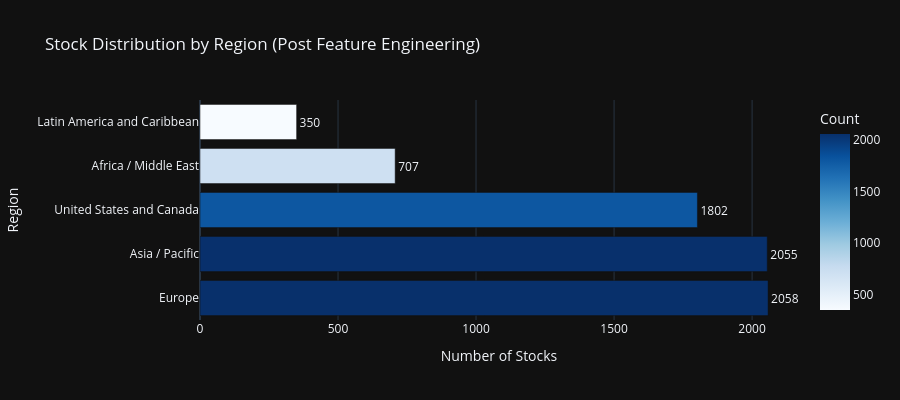
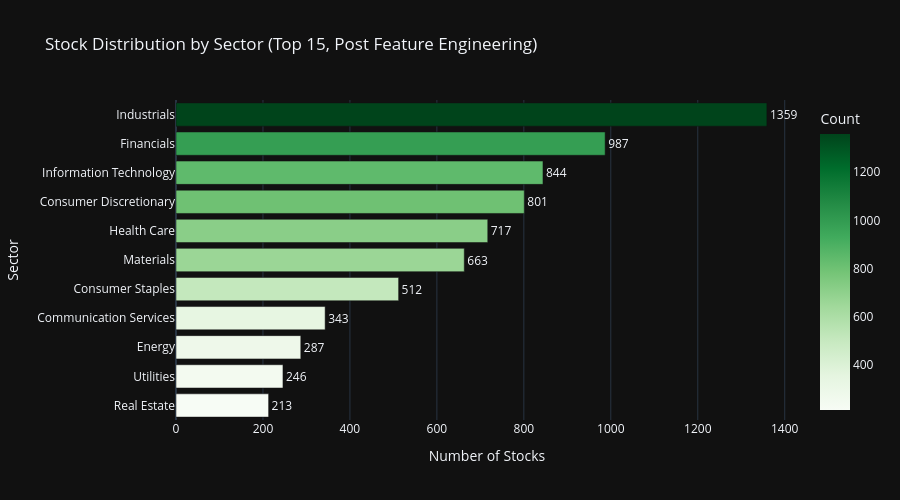
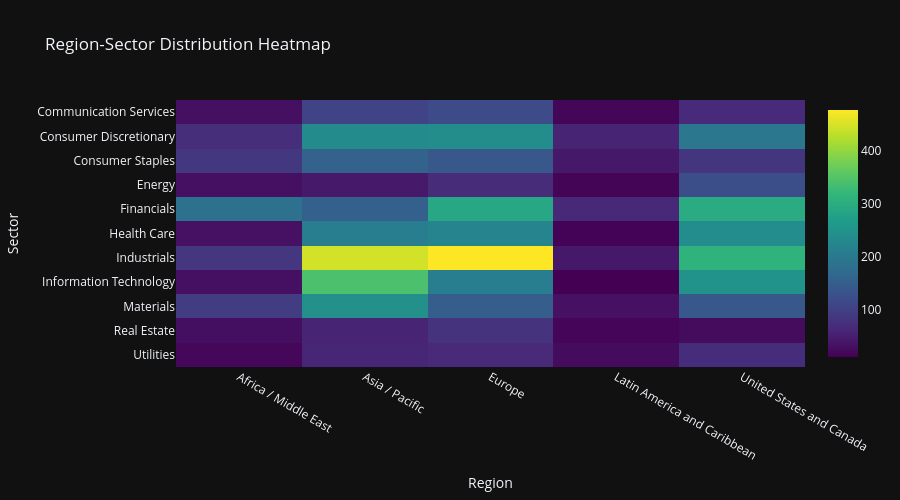
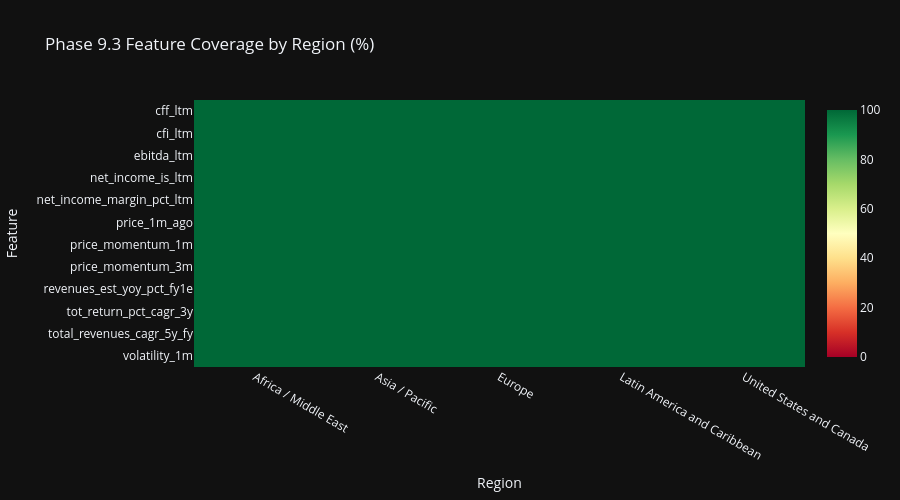

Here is the notebook cell these charts were saved with, in order:
### Markdown cell above
## Cell 7: Region & Sector Analytics with Feature Coverage

Section 17 compliant Plotly visualizations with dark theme.
Enhanced with Phase 9.3 feature analytics by region and sector.

### Code cell
# ============================================================================
# Cell 7: Region & Sector Analytics with Feature Coverage
# ============================================================================

print('=' * 80)
print('REGION & SECTOR ANALYTICS WITH FEATURE COVERAGE')
print('=' * 80)

# Use all_stocks_features (post feature engineering) for analytics
df_analytics = all_stocks_preprocessed

# Region distribution
if 'region' in df_analytics.columns:
    region_counts = df_analytics['region'].value_counts().reset_index()
    region_counts.columns = ['Region', 'Count']
    region_counts['Percentage'] = (region_counts['Count'] / region_counts['Count'].sum() * 100).round(1)

    fig_region = px.bar(
            region_counts,
            x='Count',
            y='Region',
            orientation='h',
            title='Stock Distribution by Region (Post Feature Engineering)',
            template=PLOTLY_TEMPLATE,
            color='Count',
            color_continuous_scale='Blues',
            text='Count',
            )
    fig_region.update_traces(
            textposition='outside',
            hovertemplate='<b>%{y}</b><br>Count: %{x}<br>Percentage: %{customdata[0]:.1f}%',
            customdata=region_counts[['Percentage']].values
            )
    fig_region.update_layout(
            xaxis_title='Number of Stocks',
            yaxis_title='Region',
            height=400,
            showlegend=False,
            )
    fig_region.show()

# Sector distribution (using TOP_N_SECTORS constant)
if 'sector' in df_analytics.columns:
    sector_counts = df_analytics['sector'].value_counts().head(TOP_N_SECTORS).reset_index()
    sector_counts.columns = ['Sector', 'Count']
    sector_counts['Percentage'] = (sector_counts['Count'] / len(df_analytics) * 100).round(1)

    fig_sector = px.bar(
            sector_counts.sort_values('Count'),
            x='Count',
            y='Sector',
            orientation='h',
            title=f'Stock Distribution by Sector (Top {TOP_N_SECTORS}, Post Feature Engineering)',
            template=PLOTLY_TEMPLATE,
            color='Count',
            color_continuous_scale='Greens',
            text='Count',
            )
    fig_sector.update_traces(
            textposition='outside',
            hovertemplate='<b>%{y}</b><br>Count: %{x}<br>Percentage: %{customdata[0]:.1f}%',
            customdata=sector_counts.sort_values('Count')[['Percentage']].values
            )
    fig_sector.update_layout(
            xaxis_title='Number of Stocks',
            yaxis_title='Sector',
            height=500,
            showlegend=False,
            )
    fig_sector.show()

# Region-Sector Heatmap
if 'region' in df_analytics.columns and 'sector' in df_analytics.columns:
    cross_tab = pd.crosstab(
            df_analytics['sector'],
            df_analytics['region']
            ).head(12)

    fig_heatmap = px.imshow(
            cross_tab,
            title='Region-Sector Distribution Heatmap',
            template=PLOTLY_TEMPLATE,
            color_continuous_scale='Viridis',
            aspect='auto',
            )
    fig_heatmap.update_layout(
            xaxis_title='Region',
            yaxis_title='Sector',
            height=500,
            )
    fig_heatmap.show()

print('\n✓ Distribution visualizations complete')

# ============================================================================
# Feature Coverage Analytics by Region and Sector
# ============================================================================
print('\n' + '=' * 80)
print('📊 PHASE 9.3 FEATURE ANALYTICS BY REGION & SECTOR')
print('=' * 80)

# Define key Phase 9.3 features for analysis (schema-driven from PHASE93_FEATURE_INPUTS)
# Select representative features from each category for coverage analysis
# Define key Phase 9.3 features for analysis (schema-driven from PHASE93_FEATURE_INPUTS)
# Use all 6 categories comprehensively for complete coverage
key_phase93_features = (
        PHASE93_FEATURE_INPUTS.get('profitability', [])[:5] +  # Margins, EBITDA, EBIT, net income
        PHASE93_FEATURE_INPUTS.get('valuation', [])[:5] +  # P/E, P/B, EV ratios
        PHASE93_FEATURE_INPUTS.get('momentum', [])[:5] +  # Price changes, returns
        PHASE93_FEATURE_INPUTS.get('quality_risk', [])[:5] +  # Altman Z, ROE, ROA, volatility
        PHASE93_FEATURE_INPUTS.get('cash_flow', [])[:5] +  # CFO, FCF, CFI, CFF
        PHASE93_FEATURE_INPUTS.get('growth', [])  # Revenue CAGR, growth estimates (all)
)
# Map input columns to engineered feature names where applicable
feature_mapping = {
    'return_on_equity_pct_ltm': 'roe',
    'return_on_assets_roa_pct_ltm': 'roa',
    'p_e_ltm': 'p_e_ratio',
    'p_e_ntm': 'p_e_ratio',
    'ev_ebitda_ltm': 'ev_ebitda_ratio',
    'altman_z_score_ltm': 'altman_z_score',
    'price_chg_pct_1m': 'price_momentum_1m',
    'price_chg_pct_3m': 'price_momentum_3m',
    }
# Build list using both raw and engineered feature names
available_phase93 = list(set([
                                 f for f in key_phase93_features if f in df_analytics.columns
                                 ] + [
                                 feature_mapping.get(f, f) for f in key_phase93_features
                                 if feature_mapping.get(f, f) in df_analytics.columns
                                 ]))[:12]  # Limit to 12 for visualization clarity

if available_phase93 and 'region' in df_analytics.columns:
    print(f'\n📍 Feature Coverage by Region ({len(available_phase93)} key features):')

    # Calculate non-null percentage per region for each feature
    region_coverage_data = []
    for region in df_analytics['region'].unique():
        region_df = df_analytics[df_analytics['region'] == region]
        region_count = len(region_df)

        for feat in available_phase93:
            non_null = region_df[feat].notna().sum()
            coverage_pct = (non_null / region_count * 100) if region_count > 0 else 0
            region_coverage_data.append({
                'Region': region,
                'Feature': feat,
                'Coverage %': round(coverage_pct, 1),
                'Non-Null': non_null,
                'Total': region_count
                })

    region_coverage_df = pd.DataFrame(region_coverage_data)

    # Pivot for heatmap
    region_pivot = region_coverage_df.pivot(index='Feature', columns='Region', values='Coverage %')

    fig_region_coverage = px.imshow(
            region_pivot,
            title='Phase 9.3 Feature Coverage by Region (%)',
            template=PLOTLY_TEMPLATE,
            color_continuous_scale='RdYlGn',
            zmin=0, zmax=100,
            aspect='auto',
            )
    fig_region_coverage.update_layout(
            xaxis_title='Region',
            yaxis_title='Feature',
            height=500,
            )
    fig_region_coverage.show()

if available_phase93 and 'sector' in df_analytics.columns:
    print(f'\n🏢 Feature Coverage by Sector (Top 10 sectors, {len(available_phase93)} key features):')

    # Get top 10 sectors by count
    top_sectors = df_analytics['sector'].value_counts().head(10).index.tolist()

    # Calculate non-null percentage per sector for each feature
    sector_coverage_data = []
    for sector in top_sectors:
        sector_df = df_analytics[df_analytics['sector'] == sector]
        sector_count = len(sector_df)

        for feat in available_phase93:
            non_null = sector_df[feat].notna().sum()
            coverage_pct = (non_null / sector_count * 100) if sector_count > 0 else 0
            sector_coverage_data.append({
                'Sector': str(sector)[:25],  # Truncate long names
                'Feature': feat,
                'Coverage %': round(coverage_pct, 1),
                'Non-Null': non_null,
                'Total': sector_count
                })

    sector_coverage_df = pd.DataFrame(sector_coverage_data)

    # Pivot for heatmap
    sector_pivot = sector_coverage_df.pivot(index='Feature', columns='Sector', values='Coverage %')

    fig_sector_coverage = px.imshow(
            sector_pivot,
            title='Phase 9.3 Feature Coverage by Sector (%)',
            template=PLOTLY_TEMPLATE,
            color_continuous_scale='RdYlGn',
            zmin=0, zmax=100,
            aspect='auto',
            )
    fig_sector_coverage.update_layout(
            xaxis_title='Sector',
            yaxis_title='Feature',
            height=600,
            )
    fig_sector_coverage.show()

# Feature statistics by region
if available_phase93 and 'region' in df_analytics.columns:
    print(f'\n📊 Key Feature Statistics by Region:')

    # Select 3 key features for detailed statistics
    stat_features = ['roe', 'price_momentum_1m', 'debt_to_equity']
    stat_features = [f for f in stat_features if f in df_analytics.columns]

    if stat_features:
        region_stats = df_analytics.groupby('region')[stat_features].agg(['mean', 'median', 'std']).round(3)
        print(region_stats.to_string())

        # Box plot for ROE by region (if available)
        if 'roe' in df_analytics.columns:
            fig_roe_region = px.box(
                    df_analytics[df_analytics['roe'].notna()],
                    x='region',
                    y='roe',
                    title='Return on Equity (ROE) Distribution by Region',
                    template=PLOTLY_TEMPLATE,
                    color='region',
                    )
            fig_roe_region.update_layout(
                    xaxis_title='Region',
                    yaxis_title='ROE',
                    height=450,
                    showlegend=False,
                    )
            fig_roe_region.show()

print('\n✓ Feature analytics by region and sector complete')

### Figure 1 — Plotly figure (JSON) as saved in the notebook; plotly's stock layout.template omitted (floating-point values rounded to 4 significant figures)
{"data": [{"hovertemplate": "<b>%{y}</b><br>Count: %{x}<br>Percentage: %{customdata[0]:.1f}%", "legendgroup": "", "marker": {"color": [2058, 2055, 1802, 707, 350], "coloraxis": "coloraxis", "pattern": {"shape": ""}}, "name": "", "orientation": "h", "showlegend": false, "text": [2058.0, 2055.0, 1802.0, 707.0, 350.0], "textposition": "outside", "x": [2058, 2055, 1802, 707, 350], "xaxis": "x", "y": ["Europe", "Asia / Pacific", "United States and Canada", "Africa / Middle East", "Latin America and Caribbean"], "yaxis": "y", "type": "bar", "customdata": [[29.5], [29.5], [25.8], [10.1], [5.0]]}], "layout": {"xaxis": {"anchor": "y", "domain": [0.0, 1.0], "title": {"text": "Number of Stocks"}}, "yaxis": {"anchor": "x", "domain": [0.0, 1.0], "title": {"text": "Region"}}, "coloraxis": {"colorbar": {"title": {"text": "Count"}}, "colorscale": [[0.0, "rgb(247,251,255)"], [0.125, "rgb(222,235,247)"], [0.25, "rgb(198,219,239)"], [0.375, "rgb(158,202,225)"], [0.5, "rgb(107,174,214)"], [0.625, "rgb(66,146,198)"], [0.75, "rgb(33,113,181)"], [0.875, "rgb(8,81,156)"], [1.0, "rgb(8,48,107)"]]}, "legend": {"tracegroupgap": 0}, "title": {"text": "Stock Distribution by Region (Post Feature Engineering)"}, "barmode": "relative", "height": 400, "showlegend": false}}

### Figure 2 — Plotly figure (JSON) as saved in the notebook; plotly's stock layout.template omitted (floating-point values rounded to 4 significant figures)
{"data": [{"hovertemplate": "<b>%{y}</b><br>Count: %{x}<br>Percentage: %{customdata[0]:.1f}%", "legendgroup": "", "marker": {"color": [213, 246, 287, 343, 512, 663, 717, 801, 844, 987, 1359], "coloraxis": "coloraxis", "pattern": {"shape": ""}}, "name": "", "orientation": "h", "showlegend": false, "text": [213.0, 246.0, 287.0, 343.0, 512.0, 663.0, 717.0, 801.0, 844.0, 987.0, 1359.0], "textposition": "outside", "x": [213, 246, 287, 343, 512, 663, 717, 801, 844, 987, 1359], "xaxis": "x", "y": ["Real Estate", "Utilities", "Energy", "Communication Services", "Consumer Staples", "Materials", "Health Care", "Consumer Discretionary", "Information Technology", "Financials", "Industrials"], "yaxis": "y", "type": "bar", "customdata": [[3.1], [3.5], [4.1], [4.9], [7.3], [9.5], [10.3], [11.5], [12.1], [14.2], [19.5]]}], "layout": {"xaxis": {"anchor": "y", "domain": [0.0, 1.0], "title": {"text": "Number of Stocks"}}, "yaxis": {"anchor": "x", "domain": [0.0, 1.0], "title": {"text": "Sector"}}, "coloraxis": {"colorbar": {"title": {"text": "Count"}}, "colorscale": [[0.0, "rgb(247,252,245)"], [0.125, "rgb(229,245,224)"], [0.25, "rgb(199,233,192)"], [0.375, "rgb(161,217,155)"], [0.5, "rgb(116,196,118)"], [0.625, "rgb(65,171,93)"], [0.75, "rgb(35,139,69)"], [0.875, "rgb(0,109,44)"], [1.0, "rgb(0,68,27)"]]}, "legend": {"tracegroupgap": 0}, "title": {"text": "Stock Distribution by Sector (Top 15, Post Feature Engineering)"}, "barmode": "relative", "height": 500, "showlegend": false}}

### Figure 3 — Plotly figure (JSON) as saved in the notebook; plotly's stock layout.template omitted (floating-point values rounded to 4 significant figures)
{"data": [{"coloraxis": "coloraxis", "name": "0", "x": ["Africa / Middle East", "Asia / Pacific", "Europe", "Latin America and Caribbean", "United States and Canada"], "y": ["Communication Services", "Consumer Discretionary", "Consumer Staples", "Energy", "Financials", "Health Care", "Industrials", "Information Technology", "Materials", "Real Estate", "Utilities"], "z": [[32, 105, 119, 18, 69], [73, 235, 239, 58, 196], [88, 158, 139, 43, 84], [32, 44, 70, 17, 124], [185, 153, 288, 65, 296], [33, 210, 222, 15, 237], [85, 445, 476, 43, 310], [32, 342, 208, 12, 250], [97, 244, 150, 33, 139], [30, 58, 81, 19, 25], [20, 61, 66, 27, 72]], "type": "heatmap", "xaxis": "x", "yaxis": "y", "hovertemplate": "region: %{x}<br>sector: %{y}<br>color: %{z}<extra></extra>"}], "layout": {"xaxis": {"anchor": "y", "domain": [0.0, 1.0], "title": {"text": "Region"}}, "yaxis": {"anchor": "x", "domain": [0.0, 1.0], "autorange": "reversed", "title": {"text": "Sector"}}, "coloraxis": {"colorscale": [[0.0, "#440154"], [0.1111, "#482878"], [0.2222, "#3e4989"], [0.3333, "#31688e"], [0.4444, "#26828e"], [0.5556, "#1f9e89"], [0.6667, "#35b779"], [0.7778, "#6ece58"], [0.8889, "#b5de2b"], [1.0, "#fde725"]]}, "title": {"text": "Region-Sector Distribution Heatmap"}, "height": 500}}

### Figure 4 — Plotly figure (JSON) as saved in the notebook; plotly's stock layout.template omitted (floating-point values rounded to 4 significant figures)
{"data": [{"coloraxis": "coloraxis", "name": "0", "x": ["Africa / Middle East", "Asia / Pacific", "Europe", "Latin America and Caribbean", "United States and Canada"], "y": ["cff_ltm", "cfi_ltm", "ebitda_ltm", "net_income_is_ltm", "net_income_margin_pct_ltm", "price_1m_ago", "price_momentum_1m", "price_momentum_3m", "revenues_est_yoy_pct_fy1e", "tot_return_pct_cagr_3y", "total_revenues_cagr_5y_fy", "volatility_1m"], "z": [[100.0, 100.0, 100.0, 100.0, 100.0], [100.0, 100.0, 100.0, 100.0, 100.0], [100.0, 100.0, 100.0, 100.0, 100.0], [100.0, 100.0, 100.0, 100.0, 100.0], [100.0, 100.0, 100.0, 100.0, 100.0], [100.0, 100.0, 100.0, 100.0, 100.0], [100.0, 100.0, 100.0, 100.0, 100.0], [100.0, 100.0, 100.0, 100.0, 100.0], [100.0, 100.0, 100.0, 100.0, 100.0], [100.0, 100.0, 100.0, 100.0, 100.0], [100.0, 100.0, 100.0, 100.0, 100.0], [100.0, 100.0, 100.0, 100.0, 100.0]], "type": "heatmap", "xaxis": "x", "yaxis": "y", "hovertemplate": "Region: %{x}<br>Feature: %{y}<br>color: %{z}<extra></extra>"}], "layout": {"xaxis": {"anchor": "y", "domain": [0.0, 1.0], "title": {"text": "Region"}}, "yaxis": {"anchor": "x", "domain": [0.0, 1.0], "autorange": "reversed", "title": {"text": "Feature"}}, "coloraxis": {"colorscale": [[0.0, "rgb(165,0,38)"], [0.1, "rgb(215,48,39)"], [0.2, "rgb(244,109,67)"], [0.3, "rgb(253,174,97)"], [0.4, "rgb(254,224,139)"], [0.5, "rgb(255,255,191)"], [0.6, "rgb(217,239,139)"], [0.7, "rgb(166,217,106)"], [0.8, "rgb(102,189,99)"], [0.9, "rgb(26,152,80)"], [1.0, "rgb(0,104,55)"]], "cmin": 0, "cmax": 100}, "title": {"text": "Phase 9.3 Feature Coverage by Region (%)"}, "height": 500}}
